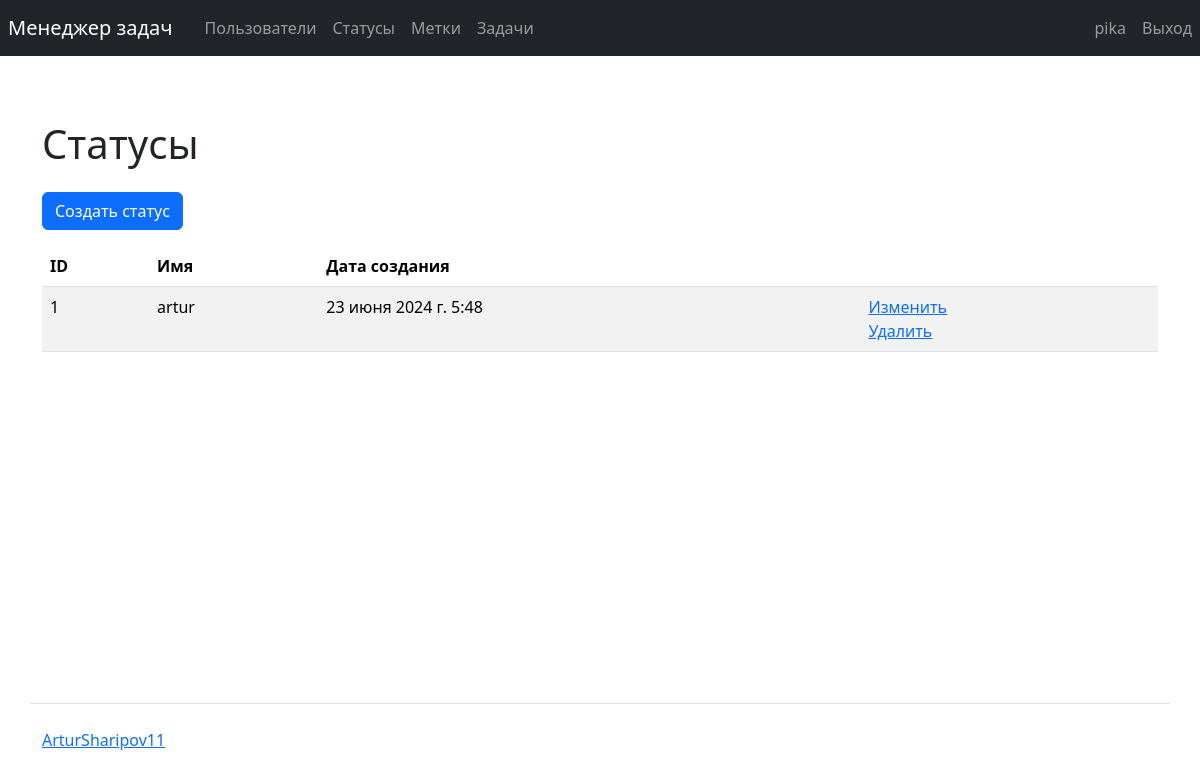
The page /statuses/ (signed in) on the database its author committed.
### task_manager/users/models.py (models this page shows)
class User(AbstractUser):
    def __str__(self):
        return self.get_full_name()

### task_manager/statuses/models.py (models this page shows, shortened)
class Status(models.Model):
    name = models.CharField(max_length=200, unique=True, verbose_name=_('Name'))
    timestamp = models.DateTimeField(auto_now_add=True)

### task_manager/statuses/views.py (the view)
# urls.py: path('', views.IndexStatuses.as_view(), name='statuses'),
class IndexStatuses(NoPermissionMixin, NoAuthMixin, ListView):
    model = Status
    template_name = 'statuses/statuses.html'
    context_object_name = 'statuses'
    def get_context_data(self, **kwargs: Any) -> dict[str, Any]:
        context = super().get_context_data(**kwargs)
        context['messages'] = messages.get_messages(self.request)
        return context

### task_manager/mixins.py (called while the page is built)
    def dispatch(self, request, *args, **kwargs):
        self.permission_denied_message = _(
            'You are not authorized! Please come in.')
        self.permission_denied_url = reverse_lazy('login')
        return super().dispatch(request, *args, **kwargs)

### task_manager/templates/statuses/statuses.html
{% extends "base.html" %}
{% load i18n %}
{% block main %}
  <main>
    <h1 class="my-4">{% translate "Statuses" %}</h1>
    <a class="btn btn-primary mb-3" href="{% url 'create_status' %}">{% translate "Create status" %}</a>
    <table class="table table-striped">
      <thead>
        <tr>
          <th>ID</th>
          <th>{% translate "Name" %}</th>
          <th>{% translate "Create date" %}</th>
          <th></th>
        </tr>
      </thead>
      {% for status in statuses %}
      <tbody>
          <tr>
            <td>{{ status.id }}</td>
            <td>{{ status.name }}</td>
            <td>{{ status.timestamp }}</td>
            <td>
              <a href="{% url 'update_status' status.id %}">{% translate "Change" %}</a>
              <br>
              <a href="{% url 'delete_status' status.id %}">{% translate "Delete" %}</a>
            </td>
          </tr>
      </tbody>
      {% endfor %}
    </table>
  </main>
{% endblock %}

### task_manager/templates/header.html (shortened to what this page needs)
{% load i18n %}
<nav class="navbar navbar-expand-md navbar-dark fixed-top bg-dark">
  <div class="collapse navbar-collapse d-lg-flex" id="navbarCollapse">
    <ul class="navbar-nav col-lg-9 justify-content-lg-start">
      <li class="nav-item active">
        <a class="navbar-brand nav-link" href="{% url 'home' %}">{% translate "Task manger" %}</a>
      </li>
      <li class="nav-item active">
        <a class="nav-link" href="{% url 'users' %}">{% translate "Users" %}</a>
      </li>
      {% if user.is_authenticated %}
      <li class="nav-item">
        <a class="nav-link" href="{% url 'statuses' %}">{% translate "Statuses" %}</a>
      </li>
      <li class="nav-item">
        <a class="nav-link" href="{% url 'labels' %}">{% translate "Labels" %}</a>
      </li>
      <li class="nav-item">
        <a class="nav-link" href="{% url 'tasks' %}">{% translate "Tasks" %}</a>
      </li>
      {% endif %}
    </ul>
    <ul class="navbar-nav col-lg-3 justify-content-lg-end">
    {% if user.is_authenticated %}
    <li class="nav-item">
        <a class="nav-link" href="#">{{ user.username }}</a>
    </li>
    <li class="nav-item">
        <form method="post" action="{% url 'logout' %}">
            <input class="btn nav-link" type="submit" value="{% translate 'Log Out' %}">
        </form>
    </li>
    {% endif %}
    </ul>
  </div>
</nav>

### rows shown on the page
User: username "pika"
Status: id "1", name "artur", timestamp "23 июня 2024 г. 5:48"
